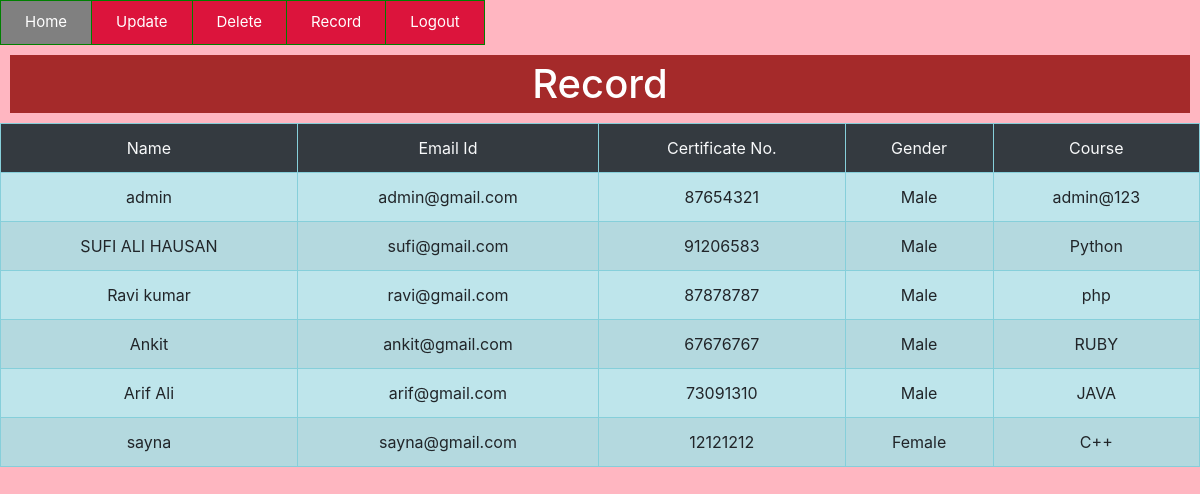
The page /record on the database its author committed.
### student/models.py (models this page shows)
class store(models.Model):
    name=models.CharField(max_length=20)
    email=models.CharField(max_length=60)
    certificate=models.CharField(max_length=40)
    password=models.CharField(max_length=40)
    gender=models.CharField(max_length=40)

### student/views.py (the view)
# urls.py: path('record',views.record,name='record')
def record(request):
    data = store.objects.all()
    return render(request,'record.html',{'data':data})

### student/templates/record.html (shortened to what this page needs)
<!DOCTYPE html>
<html lang="en">
<head>
    <link rel="stylesheet" href="https://cdn.jsdelivr.net/npm/bootstrap@4.6.2/dist/css/bootstrap.min.css">
</head>
<body>
<div class="btn-group">
  <a href="{% url 'home'%}" class="button7 button1">Home</a>
  <a href="{% url 'update'%}" class="button7 button1">Update</a>
  <a href="{% url 'delete'%}" class="button7 button1">Delete</a>
  <a href="{% url 'record'%}" class="button7 button1">Record</a>
    <a href="{% url 'signin'%}" class="button7 button1">Logout</a>
</div>
<h1 align="center">Record</h1>
<table border="1" class="table table-bordered table-striped table-hover table-info" cellspacing="3" cellpadding="4">
    <tr align="center" class="bg-dark text-light">
        <td>Name</td>
        <td>Email Id</td>
        <td>Certificate No.</td>
        <td>Gender</td>
        <td>Course</td>
    </tr>
    {% for i in data %}
    <tr align="center">
        <td align="center">{{i.name}}</td>
        <td align="center">{{i.email}}</td>
        <td align="center">{{i.certificate}}</td>
        <td align="center">{{i.gender}}</td>
        <td align="center">{{i.password}}</td>
    </tr>
    {% endfor %}
</table>
</body>
</html>

### student/templates/record.html (style rules this page uses)
.btn-group .button7 { background-color: #DC143C; border: 1px solid green; color: white; padding: 15px 35px; text-align: center; text-decoration: none; display: inline-block; font-size: 15px; cursor: pointer; float: left; text-font:bold; }
.btn-group .button7:not(:last-child) { border-right: none; }
.btn-group .button1 { padding: 10px 24px; }
body { background-color: lightpink; }
h1 { background-color: brown; color: white; padding:5px ; cursor:pointer; text-align:center; text-decoration:none; margin:10px; }

### rows shown on the page
store: name "admin", email "admin@gmail.com", certificate "87654321", gender "Male", password "admin@123"
store: name "SUFI ALI HAUSAN", email "sufi@gmail.com", certificate "91206583", gender "Male", password "Python"
store: name "Ravi kumar", email "ravi@gmail.com", certificate "87878787", gender "Male", password "php"
store: name "Ankit", email "ankit@gmail.com", certificate "67676767", gender "Male", password "RUBY"
store: name "Arif Ali", email "arif@gmail.com", certificate "73091310", gender "Male", password "JAVA"
store: name "sayna", email "sayna@gmail.com", certificate "12121212", gender "Female", password "C++"
